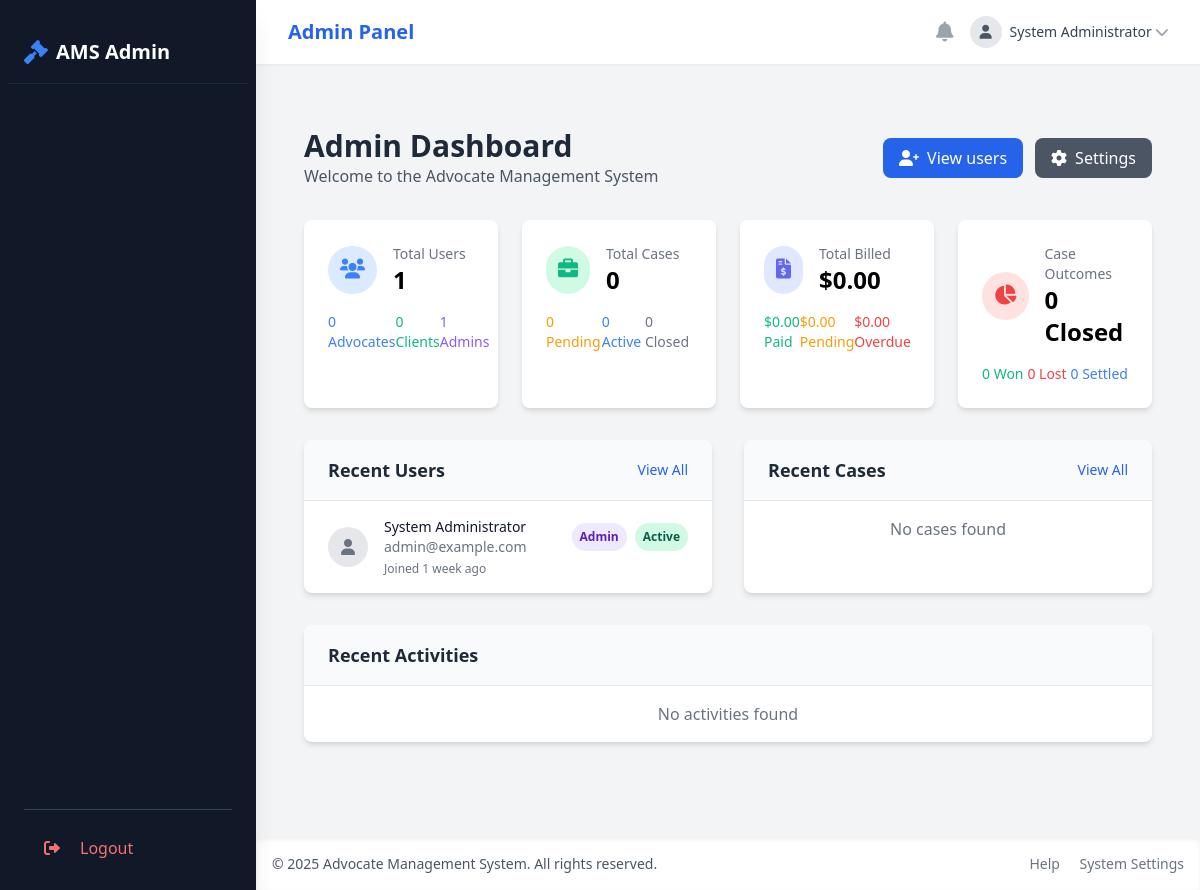
/admin/index.php (signed in), run on the app's committed database.
### tables this page shows
CREATE TABLE users (
    user_id INT AUTO_INCREMENT PRIMARY KEY,
    username VARCHAR(50) UNIQUE NOT NULL,
    password VARCHAR(255) NOT NULL,
    email VARCHAR(100) UNIQUE NOT NULL,
    full_name VARCHAR(100) NOT NULL,
    phone VARCHAR(20),
    address TEXT,
    user_type ENUM('admin', 'advocate', 'client') NOT NULL,
    profile_image VARCHAR(255),
    created_at TIMESTAMP DEFAULT CURRENT_TIMESTAMP,
    updated_at TIMESTAMP DEFAULT CURRENT_TIMESTAMP ON UPDATE CURRENT_TIMESTAMP,
    status ENUM('active', 'inactive', 'suspended') DEFAULT 'active'
);

### admin/index.php (the view, shortened to what the rows shown need)
<?php
require_once '../includes/functions.php';
$conn = getDBConnection();
$recentUsersQuery = "
    SELECT
        u.user_id,
        u.username,
        u.full_name,
        u.email,
        u.user_type,
        u.status,
        u.created_at
    FROM users u
    ORDER BY u.created_at DESC
    LIMIT 5
";
$recentUsersResult = $conn->query($recentUsersQuery);
include 'includes/header.php';
?>
<div class="container mx-auto px-4 py-8">
    <div class="flex flex-col md:flex-row md:items-center md:justify-between mb-8">
        <div>
            <h1 class="text-3xl font-bold text-gray-800">Admin Dashboard</h1>
        </div>
    </div>
    <div class="grid grid-cols-1 lg:grid-cols-2 gap-8 mb-8">
        <div class="bg-white rounded-lg shadow-md overflow-hidden">
            <div class="px-6 py-4 border-b border-gray-200 bg-gray-50 flex justify-between items-center">
                <h2 class="text-lg font-semibold text-gray-800">Recent Users</h2>
            </div>
            <div class="divide-y divide-gray-200">
                <?php if ($recentUsersResult->num_rows === 0): ?>
                    <div class="px-6 py-4 text-center text-gray-500">No users found</div>
                <?php else: ?>
                    <?php while ($user = $recentUsersResult->fetch_assoc()): ?>
                        <div class="px-6 py-4 flex items-center">
                            <div class="flex-shrink-0">
                                <div class="w-10 h-10 rounded-full bg-gray-200 flex items-center justify-center">
                                    <i class="fas fa-user text-gray-500"></i>
                                </div>
                            </div>
                            <div class="ml-4 flex-1">
                                <div class="flex items-center justify-between">
                                    <div>
                                        <h3 class="text-sm font-medium text-gray-900"><?php echo htmlspecialchars($user['full_name']); ?></h3>
                                        <p class="text-sm text-gray-500"><?php echo htmlspecialchars($user['email']); ?></p>
                                    </div>
                                    <div class="flex items-center">
                                        <?php
                                        $statusClass = 'bg-gray-100 text-gray-800';
                                        switch ($user['status']) {
                                            case 'active':
                                                $statusClass = 'bg-green-100 text-green-800';
                                                break;
                                        }
                                        $typeClass = 'bg-gray-100 text-gray-800';
                                        switch ($user['user_type']) {
                                            case 'admin':
                                                $typeClass = 'bg-purple-100 text-purple-800';
                                                break;
                                        }
                                        ?>
                                        <span class="px-2 py-1 inline-flex text-xs leading-5 font-semibold rounded-full <?php echo $typeClass; ?> mr-2">
                                            <?php echo ucfirst($user['user_type']); ?>
                                        </span>
                                        <span class="px-2 py-1 inline-flex text-xs leading-5 font-semibold rounded-full <?php echo $statusClass; ?>">
                                            <?php echo ucfirst($user['status']); ?>
                                        </span>
                                    </div>
                                </div>
                                <div class="mt-1 text-xs text-gray-500">
                                    Joined <?php echo formatDateTimeRelative($user['created_at']); ?>
                                </div>
                            </div>
                        </div>
                    <?php endwhile; ?>
                <?php endif; ?>
            </div>
        </div>
        <div class="bg-white rounded-lg shadow-md overflow-hidden">
            <div class="px-6 py-4 border-b border-gray-200 bg-gray-50 flex justify-between items-center">
                <h2 class="text-lg font-semibold text-gray-800">Recent Cases</h2>
            </div>
        </div>
    </div>
    <div class="bg-white rounded-lg shadow-md overflow-hidden mb-8">
        <div class="px-6 py-4 border-b border-gray-200 bg-gray-50">
            <h2 class="text-lg font-semibold text-gray-800">Recent Activities</h2>
        </div>
    </div>
</div>
<?php
include 'includes/footer.php';
?>

### admin/includes/header.php (shortened to what the rows shown need)
<?php
$path_url= "/utb/advocate-management-system/";
$adminId = $_SESSION['user_id'];
$adminData = getUserById($adminId);
?>
<!DOCTYPE html>
<html lang="en">
<head>
    <link href="https://cdn.jsdelivr.net/npm/tailwindcss@2.2.19/dist/tailwind.min.css" rel="stylesheet">
    <link rel="stylesheet" href="https://cdnjs.cloudflare.com/ajax/libs/font-awesome/6.0.0-beta3/css/all.min.css">
</head>
<body class="bg-gray-100 font-sans">
    <div x-data="{ sidebarOpen: false }" class="flex h-screen overflow-hidden">
        <div class="flex-1 flex flex-col overflow-hidden">
            <header class="bg-white shadow-sm z-10">
                <div class="max-w-7xl mx-auto px-4 sm:px-6 lg:px-8">
                    <div class="flex justify-between h-16">
                        <div class="flex items-center">
                            <div class="ml-3 relative" x-data="{ open: false }">
                                <div>
                                    <button @click="open = !open" class="flex items-center max-w-xs text-sm rounded-full focus:outline-none focus:ring-2 focus:ring-offset-2 focus:ring-blue-500" id="user-menu-button" aria-expanded="false" aria-haspopup="true">
                                        <div class="h-8 w-8 rounded-full bg-gray-200 flex items-center justify-center text-gray-600 overflow-hidden">
                                            <?php if (!empty($adminData['profile_image'])): ?>
                                                <img src="<?php echo $path_url . $adminData['profile_image']; ?>" alt="Profile" class="h-full w-full object-cover">
                                            <?php else: ?>
                                                <i class="fas fa-user"></i>
                                            <?php endif; ?>
                                        </div>
                                        <span class="ml-2 text-gray-700 font-medium hidden md:block"><?php echo htmlspecialchars($adminData['full_name']); ?></span>
                                        <i class="fas fa-chevron-down text-gray-400 ml-1 hidden md:block"></i>
                                    </button>
                                </div>
                            </div>
                        </div>
                    </div>
                </div>
            </header>
             <main class="flex-1 overflow-y-auto p-8 sm:p-6 lg:p-8">

### data on the page
users: full_name "System Administrator", email "admin@example.com", user_type "Admin", status "Active", created_at "1 week ago"

### other printed values
$userCounts['total_users'] "1"
$userCounts['advocate_count'] "0"
$userCounts['client_count'] "0"
$userCounts['admin_count'] "1"
$caseStats['total_cases'] "0"
$caseStats['pending_cases'] "0"
$caseStats['active_cases'] "0"
$caseStats['closed_cases'] "0"
formatCurrency($financialSummary['total_billed']) "$0.00"
formatCurrency($financialSummary['total_paid']) "$0.00"
formatCurrency($financialSummary['total_pending']) "$0.00"
formatCurrency($financialSummary['total_overdue']) "$0.00"
$caseStats['won_cases'] "0"
$caseStats['lost_cases'] "0"
$caseStats['settled_cases'] "0"
